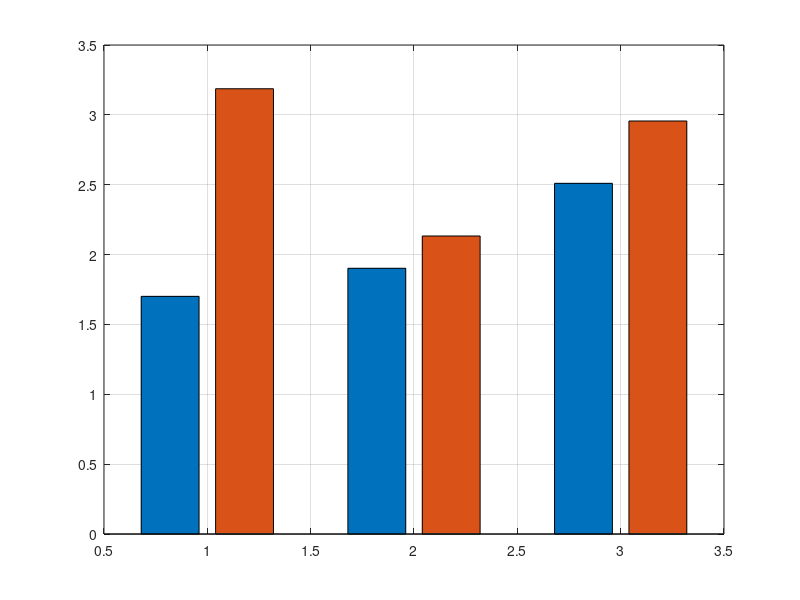

MATLAB code for this plot: (Note: this script raises an error after producing the figure.)
%% RMSE Comparison Bar Chart - Square Trajectory
% 1. Data Setup
rmse_data = [1.701, 3.187;   % Radius = 20
             1.902, 2.133;   % Radius = 40
             2.510, 2.956];  % Radius = 60

% 2. Initialize Figure
fig_rmse = figure('Name', 'RMSE Comparison', 'Color', 'w');
hold on; box on; grid on;

% 3. Create Grouped Bar Chart
b = bar(rmse_data, 'grouped');

% 4. Customize Bar Colors
b(1).FaceColor = [0.2 0.4 0.6]; % Blue for pi/30
b(2).FaceColor = [0.8 0.3 0.3]; % Red for pi/15

% 5. Add Text Labels on top of bars
for i = 1:size(rmse_data, 1)
    for j = 1:size(rmse_data, 2)
        x_pos = b(j).XData(i) + b(j).XOffset;
        y_pos = rmse_data(i, j);
        text(x_pos, y_pos + 0.2, num2str(y_pos, '%.3f'), ...
            'HorizontalAlignment', 'center', 'FontSize', 8, 'FontWeight', 'bold');
    end
end

% 6. Formatting
ylabel('RMSE (mm)', 'FontSize', 10);
xlabel('Radius (mm)', 'FontSize', 10);

% --- FIXED X-AXIS ---
% This forces the ticks to only appear at 1, 2, and 3 but labels them 20, 40, 60
set(gca, 'XTick', 1:3, 'XTickLabel', {'20', '40', '60'});

% Professional Legend
lgd = legend({'\omega = \pi/30 rad/s', '\omega = \pi/15 rad/s'}, ...
             'Location', 'northwest', 'Interpreter', 'tex', 'FontSize', 8);
title(lgd, 'Frequency');

% Set Y-axis limit to give space for labels
ylim([0, max(rmse_data(:)) + 1.5]);

% --- AUTOMATIC EXPORT SETUP (3.5x2.5 inches) ---
set(fig_rmse, 'Units', 'inches');
set(fig_rmse, 'Position', [1, 1, 3.5, 2.5]); 
set(fig_rmse, 'PaperUnits', 'inches');
set(fig_rmse, 'PaperPosition', [0, 0, 3.5, 2.5]);
set(fig_rmse, 'PaperSize', [3.5, 2.5]);

% Ensure font scales well for the small export size
set(gca, 'FontSize', 9);
